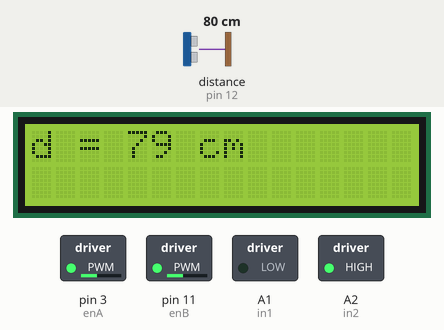
The sketch below on a simulated Arduino Uno, built with avr-gcc and run on an emulated ATmega328P. On the bench: 16×2 character LCD, switched loads named in the sketch (green lamp = pin HIGH). Wiring (inferred from the names in the program): ultrasonic range finder: trigger pin 2; echo pin 12. Dashed ring = blinking. Inputs (shaded band) come from the test bench; at power-on: distance to the obstacle (sensor on pin 12) 80 cm. The echo pulse lasts 58.3 µs per cm; pins used as bus, display or sensor lines are not drawn; what the sketch prints to the serial monitor is not drawn.

Above: at 1.29 s.
1.3 s: distance to the obstacle (sensor on pin 12) set to 23 cm
At 2.6 s:
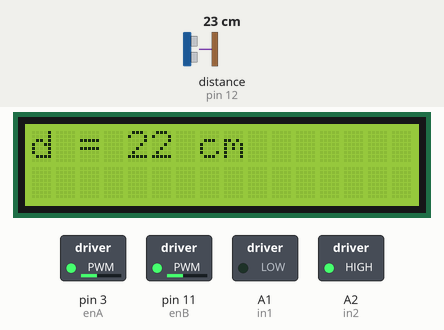
2.9 s: distance to the obstacle (sensor on pin 12) set to 19 cm
At 3.3 s:
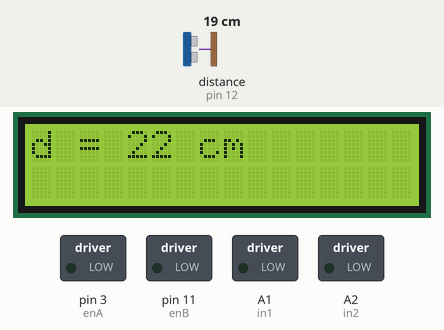
5.2 s: distance to the obstacle (sensor on pin 12) set to 2 cm
At 7.3 s:
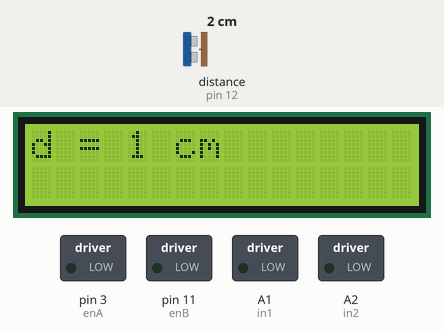
8.2 s: distance to the obstacle (sensor on pin 12) set to 35 cm
At 10.3 s:
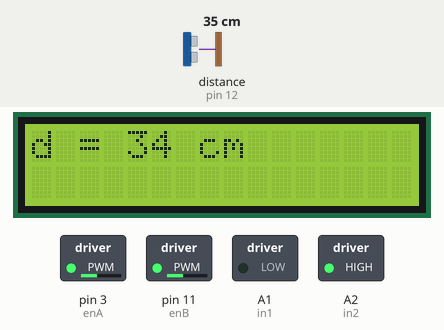
Timing chart, 0 to 11.4 s (numbered marks = the images above; inputs shaded):
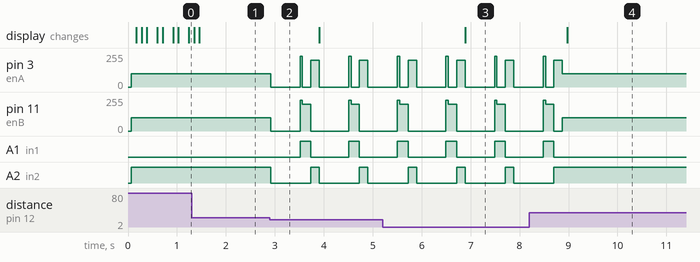

The sketch:

Ultrasonic.ino
```cpp
#include <Arduino.h>
#include <L298N.h>
#include <LiquidCrystal.h>
#include <Wire.h>
#include <NewPing.h>
#define trig_Pin 2
#define echo_Pin 12

NewPing sonar (trig_Pin, echo_Pin);

const int rs = 8, en = 9, d4 = 4, d5 = 5, d6 = 6, d7 = 7;
LiquidCrystal lcd(rs, en, d4, d5, d6, d7);

// Motor A connections
int enA = 3;   //  left 1 & 2
int in1 = A1;  //1 & 4
int in2 = A2;  //2 & 3
// Motor B connections
int enB = 11;  //  right 3 & 4

const int obstacleThreshold = 20; // Distance threshold for obstacle detection in centimeters


void stop(int i) {
  // Stop the motors
  analogWrite(enA, 0);
  analogWrite(enB, 0);
  digitalWrite(in1, LOW);
  digitalWrite(in2, LOW);
  delay(i);
}

void foward(int i, int speed) {

  analogWrite(enA, speed);
  analogWrite(enB, speed);
  digitalWrite(in1, LOW);
  digitalWrite(in2, HIGH);
  delay(i);
}

void reverse(int i, int speed) {

  analogWrite(enA, speed);
  analogWrite(enB, speed);
  digitalWrite(in1, HIGH);
  digitalWrite(in2, LOW);
  delay(i);
}

void L(int i, int speed) {
  //LEFT
  analogWrite(enA, 0);
  analogWrite(enB, speed);
  digitalWrite(in1, LOW);
  digitalWrite(in2, HIGH);
  delay(i);
}

void L1(int i, int speed) {

  analogWrite(enA, 0);
  analogWrite(enB, speed);
  digitalWrite(in1, HIGH);
  digitalWrite(in2, LOW);
  delay(i);
  analogWrite(enA, speed);
  analogWrite(enB, 0);
  digitalWrite(in1, LOW);
  digitalWrite(in2, HIGH);
  delay(i);
}

void R(int i, int speed) {
  //RIGHT
  analogWrite(enB, 0);
  analogWrite(enA, speed);
  digitalWrite(in1, LOW);
  digitalWrite(in2, HIGH);
  delay(i);
}

void R1(int i, int speed) {

  analogWrite(enA, 0);
  analogWrite(enB, speed);
  digitalWrite(in1, LOW);
  digitalWrite(in2, HIGH);
  delay(i);
  analogWrite(enB, 0);
  analogWrite(enA, speed);
  digitalWrite(in1, HIGH);
  digitalWrite(in2, LOW);
  delay(i);
}

void rotate(int i, int speed) {

  analogWrite(enA, 0);
  analogWrite(enB, speed);
  digitalWrite(in1, LOW);
  digitalWrite(in2, HIGH);
  delay(i);
  analogWrite(enB, 0);
  analogWrite(enA, speed);
  digitalWrite(in1, HIGH);
  digitalWrite(in2, LOW);
  delay(i);
}

void setup(){

  pinMode(enA, OUTPUT);
  pinMode(enB, OUTPUT);
  pinMode(in1, OUTPUT);
  pinMode(in2, OUTPUT);

  stop(0);

  lcd.begin(16, 2);
  Serial.begin(115200);

  pinMode(trig_Pin, OUTPUT);
  pinMode(echo_Pin, INPUT);


}

void loop() {
  // Measure distance using ultrasonic sensor
  long duration, distance;

  digitalWrite(trig_Pin, LOW);
  delayMicroseconds(2);
  digitalWrite(trig_Pin, HIGH);
  delayMicroseconds(10);
  digitalWrite(trig_Pin, LOW);
  duration = pulseIn(echo_Pin, HIGH);
  distance = duration * 0.034 / 2;

  // Print distance for debugging
  Serial.print("Distance: ");
  Serial.print(distance);
  Serial.println(" cm");

  // Check for obstacles and move the car accordingly
  if (distance > obstacleThreshold) {
    // No obstacle detected, move forward
    foward(100,100);
  } else {
    // Obstacle detected, stop and turn
    stop(100);
    delay(500); // Stop for a short duration
    reverse(50,230);
    //L (100,250); // You can modify this to turn left or perform a different maneuver
    L1 (170,200);
  }

   // Print distance for debugging
  Serial.print("Distance: ");
  Serial.print(distance);
  Serial.println(" cm");

  lcd.setCursor(0,0);
  lcd.print("d = ");
  lcd.print(distance);
  lcd.println(" cm");

}
```

Measured:
- the behaviour switches between 22 and 21 cm on distance to the obstacle (sensor on pin 12) (found by bisection; images 1 and 2)
- after the input at 1.3 s, the display: first differs from a run without the input after 0.16 s (image 1)
- after the input at 2.9 s, pin 11 (enB): goes 0/255 0.60 s, 200/255 0.22 s, 0/255 0.77 s, 200/255 0.22 s, then 0/255, starting at once; A1 (in1): alternates HIGH for 0.22 s and LOW for 0.77 s, starting after 0.61 s; A2 (in2): alternates HIGH for 0.17 s and LOW for 0.82 s, starting at once
- after the input at 5.2 s, the display: changes after 1.7 s (image 3)
- after the input at 8.2 s, A1 (in1): goes on until 8.7 s, then stays LOW; A2 (in2): goes on until 8.7 s, then stays HIGH; the display: changes after 0.78 s (image 4)
